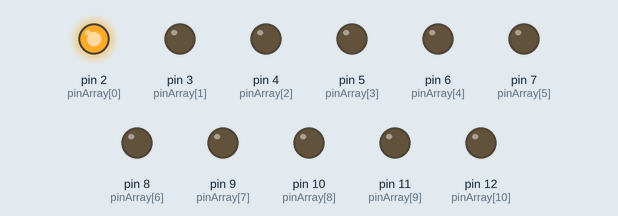
Recording of a sketch running on a simulated Arduino Uno, built with avr-gcc and run on an emulated ATmega328P. Shown: output pins drawn as LEDs (lit = HIGH).

Above: at 0.03 s.
At 1.01 s:
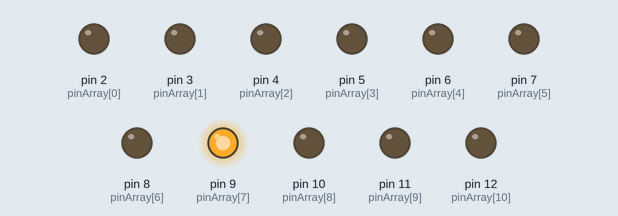
At 1.78 s:
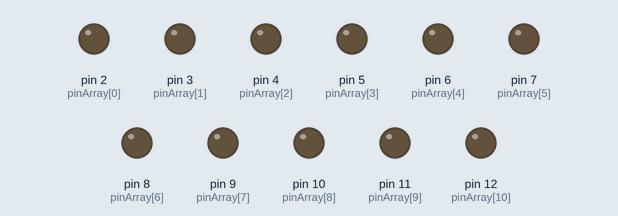
At 3.53 s:
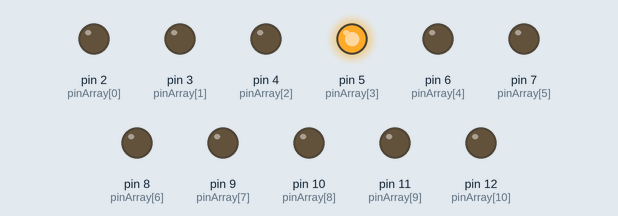
At 5.35 s:
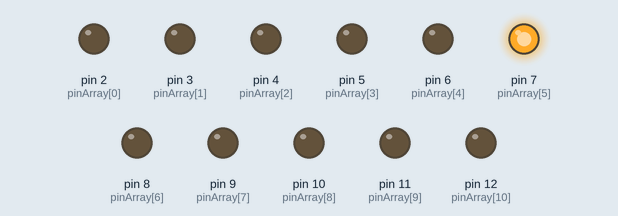
At 7.03 s:
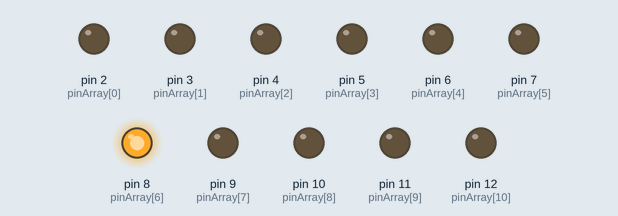
Timing chart, 0 to 7.3 s (numbered marks = the images above):
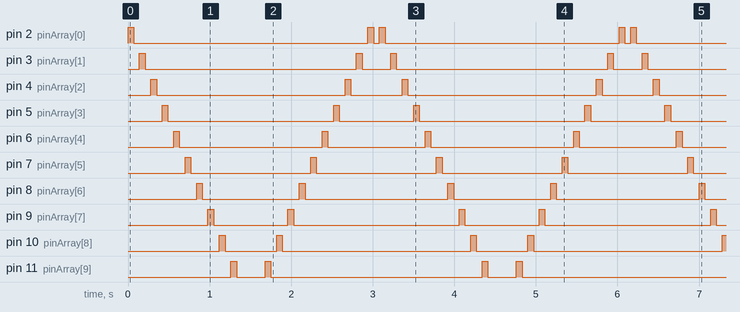

The sketch:

fantastico.ino
```cpp
/* Coche fantático 1*/

int pinArray[] = {2, 3, 4, 5, 6, 7, 8, 9,10,11,12};
int count = 0;
int timer = 70;

void setup(){
for (count=0;count<11;count++) {
pinMode(pinArray[count], OUTPUT);
}
}

void loop() {
for (count=0;count<11;count++) {
digitalWrite(pinArray[count], HIGH);
delay(timer);
digitalWrite(pinArray[count], LOW);
delay(timer);
}
for (count=10;count>=0;count--) {
digitalWrite(pinArray[count], HIGH);
delay(timer);
digitalWrite(pinArray[count], LOW);
delay(timer);
}
}
```

Measured:
- by itself, pin 2 (pinArray[0]): repeats every 3.1 s: LOW 2.9 s, HIGH 0.07 s, LOW 0.07 s, HIGH 0.07 s
- by itself, pin 3 (pinArray[1]): repeats every 3.1 s: LOW 2.6 s, HIGH 0.07 s, LOW 0.35 s, HIGH 0.07 s
- by itself, pin 4 (pinArray[2]): repeats every 3.1 s: LOW 2.3 s, HIGH 0.07 s, LOW 0.63 s, HIGH 0.07 s
- by itself, pin 5 (pinArray[3]): repeats every 3.1 s: LOW 2.0 s, HIGH 0.07 s, LOW 0.91 s, HIGH 0.07 s
- by itself, pin 6 (pinArray[4]): repeats every 3.1 s: LOW 1.8 s, HIGH 0.07 s, LOW 1.2 s, HIGH 0.07 s
- by itself, pin 7 (pinArray[5]): alternates HIGH for 0.07 s and LOW for 1.5 s
- by itself, pin 8 (pinArray[6]): repeats every 3.1 s: LOW 1.2 s, HIGH 0.07 s, LOW 1.8 s, HIGH 0.07 s
- by itself, pin 9 (pinArray[7]): repeats every 3.1 s: LOW 0.91 s, HIGH 0.07 s, LOW 2.0 s, HIGH 0.07 s
